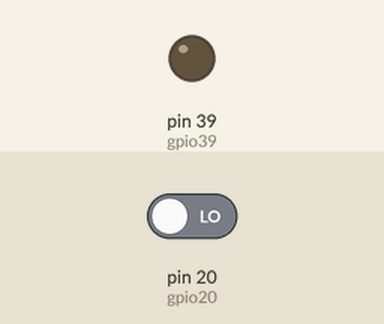
Simulated run of this sketch. Board: Arduino Mega 2560, built with avr-gcc and run on an emulated ATmega2560. Shown: output pins drawn as LEDs (lit = HIGH). Dashed ring = blinking. The inputs (shaded band) are chosen by the test bench; at power-on: pin 20 (gpio20) LOW.

Above: at 1.2 s.
1.3 s: pin 20 (gpio20) driven HIGH
At 1.4 s:
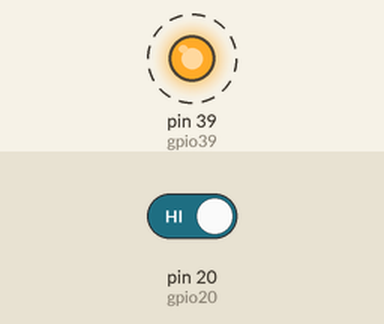
4.3 s: pin 20 (gpio20) driven LOW
At 5.0 s:
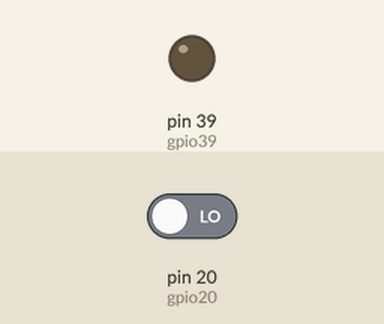
Timing chart, 0 to 7.3 s (numbered marks = the images above; inputs shaded):
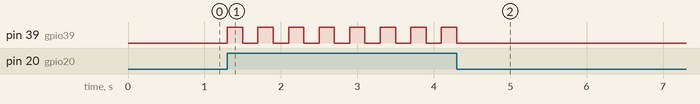

Measured:
- after the input at 1.3 s, pin 39 (gpio39): alternates HIGH for 0.20 s and LOW for 0.20 s, starting at once
- after the input at 4.3 s, pin 39 (gpio39): goes on until 4.3 s, then stays LOW

The sketch:

BOTON.ino
```cpp
#define gpio20 20
#define gpio21 21
#define gpio39 39

int boton1 = 0;
void setup() {
  pinMode(gpio20,INPUT);
  pinMode(gpio39,OUTPUT);
}

void loop() {
  boton1 = digitalRead(gpio20);
  if(boton1){
    digitalWrite(gpio39,HIGH);
    delay(200);
    digitalWrite(gpio39,LOW);
    delay(200);
  }
  else{
    digitalWrite(gpio39,LOW);
  }
}
```
